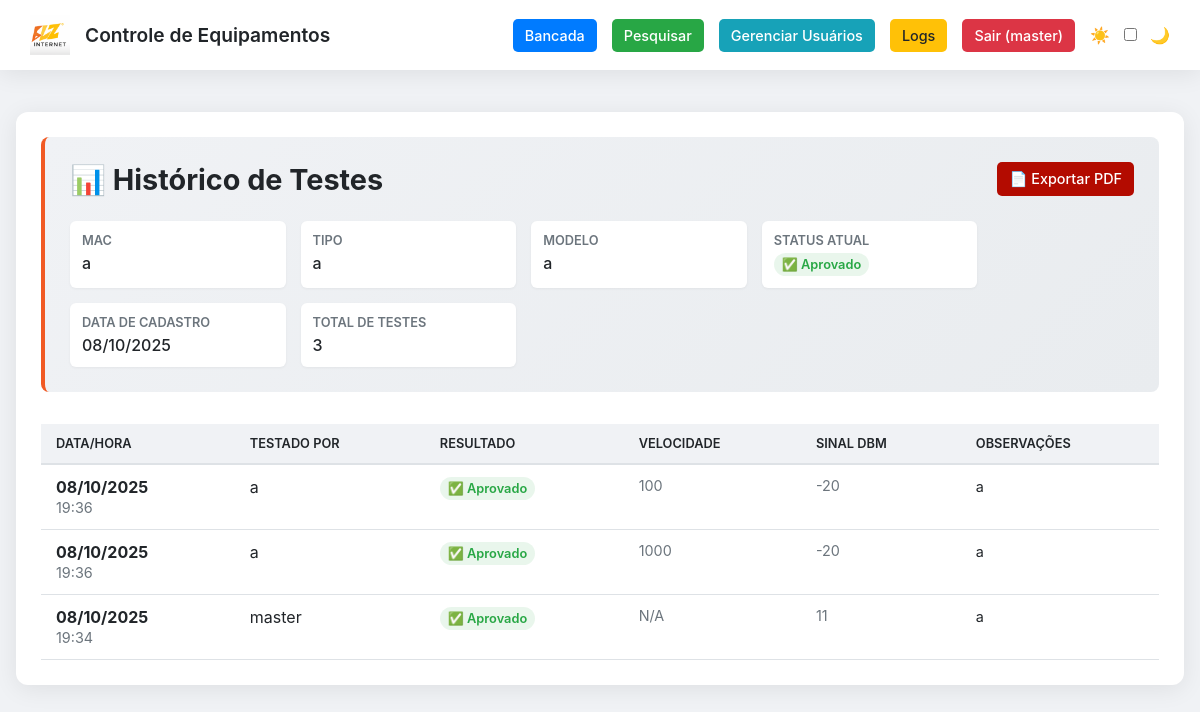
Page /historico/1 (signed in) on the committed database.
### app.py (models this page shows, shortened)
class User(UserMixin, db.Model):
    __tablename__ = "user"
    id = db.Column(db.Integer, primary_key=True)
    username = db.Column(db.String(80), unique=True, nullable=False)
    password_hash = db.Column(db.String(256), nullable=False)
    role = db.Column(db.String(20), nullable=False, default="suporte")
    testes = db.relationship('Teste', backref='tester', lazy=True)
    logs = db.relationship('Log', backref='user', lazy=True)
    @property
    def is_admin(self) -> bool:
        return self.role == "master"

class Equipamento(db.Model):
    __tablename__ = "equipamento"
    id = db.Column(db.Integer, primary_key=True)
    tipo = db.Column(db.String(100), nullable=False)
    modelo = db.Column(db.String(100), nullable=False)
    serial = db.Column(db.String(100), unique=True, nullable=False)
    status_atual = db.Column(db.String(50), default="Aguardando Teste")
    data_cadastro = db.Column(db.DateTime, default=get_brasil_datetime)
    testes = db.relationship("Teste", backref="equipamento", lazy=True, order_by=lambda: Teste.data_teste.desc(), cascade="all, delete-orphan")

class Teste(db.Model):
    __tablename__ = "teste"
    id = db.Column(db.Integer, primary_key=True)
    data_teste = db.Column(db.DateTime, default=get_brasil_datetime)
    status = db.Column(db.String(50), nullable=False)
    velocidade_teste = db.Column(db.String(50))
    sinal_dbm = db.Column(db.String(50))
    observacoes = db.Column(db.String(300))
    equipamento_id = db.Column(db.Integer, db.ForeignKey("equipamento.id"), nullable=False)
    user_id = db.Column(db.Integer, db.ForeignKey('user.id'), nullable=False)

### app.py (the view)
@app.route("/historico/<int:equip_id>")
@login_required
def historico(equip_id: int):
    equipamento = Equipamento.query.get_or_404(equip_id)
    return render_template("historico.html", equipamento=equipamento, historico=equipamento.testes)

### app.py (called while the page is built)
@login_manager.user_loader
def load_user(user_id: str) -> Optional[User]:
    try:
        return User.query.get(int(user_id))
    except (ValueError, TypeError):
        return None

### templates/historico.html (shortened to what this page needs)
<!DOCTYPE html>
<html lang="pt-br" data-theme="light">
<head>
</head>
<body>
    <header class="top-bar">
        <div class="top-bar-logo">
            <img src="{{ url_for('static', filename='logo.png') }}" alt="Logotipo da Empresa">
            <h1>Controle de Equipamentos</h1>
        </div>
        <div class="top-bar-nav">
            <a href="{{ url_for('index') }}" class="nav-link link-bancada">Bancada</a>
            <a href="{{ url_for('pesquisar') }}" class="nav-link link-pesquisar">Pesquisar</a>
            {% if current_user.is_admin %}
                <a href="{{ url_for('manage_users') }}" class="nav-link link-admin">Gerenciar Usuários</a>
                <a href="{{ url_for('view_logs') }}" class="nav-link link-logs">Logs</a>
            {% endif %}
            <a href="{{ url_for('logout') }}" class="nav-link logout-link">Sair ({{ current_user.username }})</a>
            <div class="theme-switch">
                <span>☀️</span>
                <label class="switch">
                    <input type="checkbox" id="theme-toggle">
                </label>
                <span>🌙</span>
            </div>
        </div>
    </header>
    <main class="page-container">
        <section class="card">
            <header class="info-header">
                <div class="header-content">
                    <h1>📊 Histórico de Testes</h1>
                    <div class="equipamento-info">
                        <div class="info-item">
                            <div class="info-label">MAC</div>
                            <div class="info-value">{{ equipamento.serial }}</div>
                        </div>
                        <div class="info-item">
                            <div class="info-label">Tipo</div>
                            <div class="info-value">{{ equipamento.tipo }}</div>
                        </div>
                        <div class="info-item">
                            <div class="info-label">Modelo</div>
                            <div class="info-value">{{ equipamento.modelo }}</div>
                        </div>
                        <div class="info-item">
                            <div class="info-label">Status Atual</div>
                            <div class="info-value">
                                <span class="status-badge status-{{ equipamento.status_atual.lower().split(' ')[0] }}">
                                    {% if "Aprovado" in equipamento.status_atual %}✅{% else %}❌{% endif %}
                                    {{ equipamento.status_atual }}
                                </span>
                            </div>
                        </div>
                         <div class="info-item">
                            <div class="info-label">Data de Cadastro</div>
                            <div class="info-value">{{ equipamento.data_cadastro.strftime('%d/%m/%Y') if equipamento.data_cadastro else 'N/A' }}</div>
                        </div>
                        <div class="info-item">
                            <div class="info-label">Total de Testes</div>
                            <div class="info-value">{{ historico|length }}</div>
                        </div>
                    </div>
                </div>
                <a href="{{ url_for('export_historico_pdf', equip_id=equipamento.id) }}" class="btn btn-pdf" target="_blank">📄 Exportar PDF</a>
            </header>
            {% if historico %}
            <div class="table-responsive">
                <table aria-label="Histórico de testes do equipamento">
                    <thead>
                        <tr>
                            <th scope="col">Data/Hora</th>
                            <th scope="col">Testado por</th>
                            <th scope="col">Resultado</th>
                            <th scope="col">Velocidade</th>
                            <th scope="col">Sinal dBm</th>
                            <th scope="col">Observações</th>
                        </tr>
                    </thead>
                    <tbody>
                        {% for teste in historico %}
                        <tr>
                            <td>
                                <strong>{{ teste.data_teste.strftime('%d/%m/%Y') }}</strong><br>
                                <small class="teste-detalhes">{{ teste.data_teste.strftime('%H:%M') }}</small>
                            </td>
                            <td>{{ teste.tester.username }}</td>
                            <td>
                                <span class="status-badge status-{{ teste.status.lower() }}">
                                    {% if teste.status == "Aprovado" %}✅{% else %}❌{% endif %}
                                    {{ teste.status }}
                                </span>
                            </td>
                            <td class="teste-detalhes">{{ teste.velocidade_teste or 'N/A' }}</td>
                            <td class="teste-detalhes">{{ teste.sinal_dbm or 'N/A' }}</td>
                            <td class="observacoes">{{ teste.observacoes or '-' }}</td>
                        </tr>
                        {% endfor %}
                    </tbody>
                </table>
            </div>
            {% else %}
            <div class="empty-state">
                <h2>📭 Nenhum teste registrado</h2>
                <p>Este equipamento ainda não possui testes no histórico.</p>
            </div>
            {% endif %}
        </section>
    </main>
</body>
</html>

### templates/historico.html (style rules this page uses)
:root { --cor-laranja-blz: #f15a24; --cor-amarelo-blz: #fdb913; --gradiente-blz: linear-gradient(90deg, var(--cor-amarelo-blz), var(--cor-laranja-blz)); --cor-fundo: #f0f2f5; --cor-fundo-card: #ffffff; --cor-texto-principal: #212529; --cor-texto-secundario: #6c757d; --cor-borda: #dee2e6; --sombra: 0 4px 25px rgba(0, 0, 0, 0.08); --cor-primaria: #007bff; --cor-sucesso: #28a745; --cor-perigo: #dc3545; --cor-info: #17a2b8; --cor-aviso: #ffc107; --cor-pdf: #B30B00; }
* { box-sizing: border-box; }
body { font-family: -apple-system, BlinkMacSystemFont, "Segoe UI", Roboto, "Helvetica Neue", Arial, sans-serif; margin: 0; padding-top: 80px; background-color: var(--cor-fundo); color: var(--cor-texto-principal); transition: background-color 0.3s, color 0.3s; }
.top-bar { position: fixed; top: 0; left: 0; right: 0; display: flex; justify-content: space-between; align-items: center; padding: 15px 30px; background-color: var(--cor-fundo-card); box-shadow: var(--sombra); z-index: 1000; }
.top-bar-logo { display: flex; align-items: center; gap: 15px; }
.top-bar-logo img { height: 40px; }
.top-bar-logo h1 { font-size: 1.2rem; font-weight: 600; margin: 0; color: var(--cor-texto-principal); }
.top-bar-nav { display: flex; align-items: center; gap: 15px; }
.nav-link, .btn { text-decoration: none; color: white; padding: 8px 12px; border-radius: 5px; font-weight: 500; font-size: 0.9rem; transition: all 0.2s ease; border: none; cursor: pointer; }
.link-bancada { background-color: var(--cor-primaria); }
.link-pesquisar { background-color: var(--cor-sucesso); }
.link-admin { background-color: var(--cor-info); }
.link-logs { background-color: var(--cor-aviso); color: var(--cor-texto-principal); }
.logout-link { background-color: var(--cor-perigo); }
.page-container { max-width: 1400px; margin: 2em auto; padding: 0 1em; }
.card { background-color: var(--cor-fundo-card); padding: 25px; border-radius: 12px; box-shadow: var(--sombra); }
.info-header { display: flex; justify-content: space-between; align-items: flex-start; flex-wrap: wrap; gap: 20px; background: linear-gradient(135deg, var(--cor-fundo) 0%, #e9ecef 100%); padding: 25px; border-radius: 8px; margin-bottom: 2em; border-left: 4px solid var(--cor-laranja-blz); }
.header-content { flex-grow: 1; }
.header-content h1 { margin-top: 0; color: var(--cor-texto-principal); border-bottom: none; padding-bottom: 0; font-size: 1.8rem; }
.equipamento-info { display: grid; grid-template-columns: repeat(auto-fit, minmax(200px, 1fr)); gap: 15px; margin-top: 15px; }
.info-item { background-color: var(--cor-fundo-card); padding: 12px; border-radius: 6px; box-shadow: 0 1px 3px rgba(0,0,0,0.05); }
.info-label { font-size: 0.8rem; color: var(--cor-texto-secundario); text-transform: uppercase; font-weight: 600; margin-bottom: 5px; }
.info-value { font-size: 1rem; font-weight: 500; color: var(--cor-texto-principal); }
.btn-pdf { background-color: var(--cor-pdf); }
table { width: 100%; border-collapse: collapse; margin-top: 1em; }
th, td { padding: 12px 15px; border-bottom: 1px solid var(--cor-borda); text-align: left; word-break: break-word; vertical-align: top; }
th { background-color: var(--cor-fundo); font-weight: 600; position: sticky; top: 80px; border-bottom: 2px solid var(--cor-borda); text-transform: uppercase; font-size: 0.8rem; }
.status-badge { display: inline-flex; align-items: center; gap: 6px; padding: 4px 8px; border-radius: 12px; font-size: 0.8rem; font-weight: 600; }
.status-aprovado { background-color: rgba(40, 167, 69, 0.1); color: var(--cor-sucesso); }
.teste-detalhes { font-size: 0.9rem; color: var(--cor-texto-secundario); }
.observacoes { max-width: 200px; font-size: 0.9rem; line-height: 1.4; }
.theme-switch { display: flex; align-items: center; gap: 10px; color: var(--cor-texto-secundario); }

### rows in the picture
User: username "master"
Equipamento: serial "a", tipo "a", modelo "a", status_atual "Aprovado", data_cadastro "08/10/2025"
Teste: data_teste "08/10/2025", data_teste "19:36", tester.username "a", status "Aprovado", velocidade_teste "100", sinal_dbm "-20", observacoes "a"
Teste: data_teste "08/10/2025", data_teste "19:36", tester.username "a", status "Aprovado", velocidade_teste "1000", sinal_dbm "-20", observacoes "a"
Teste: data_teste "08/10/2025", data_teste "19:34", tester.username "master", status "Aprovado", velocidade_teste "N/A", sinal_dbm "11", observacoes "a"

### other values in the picture
{{ historico|length }} "3"
